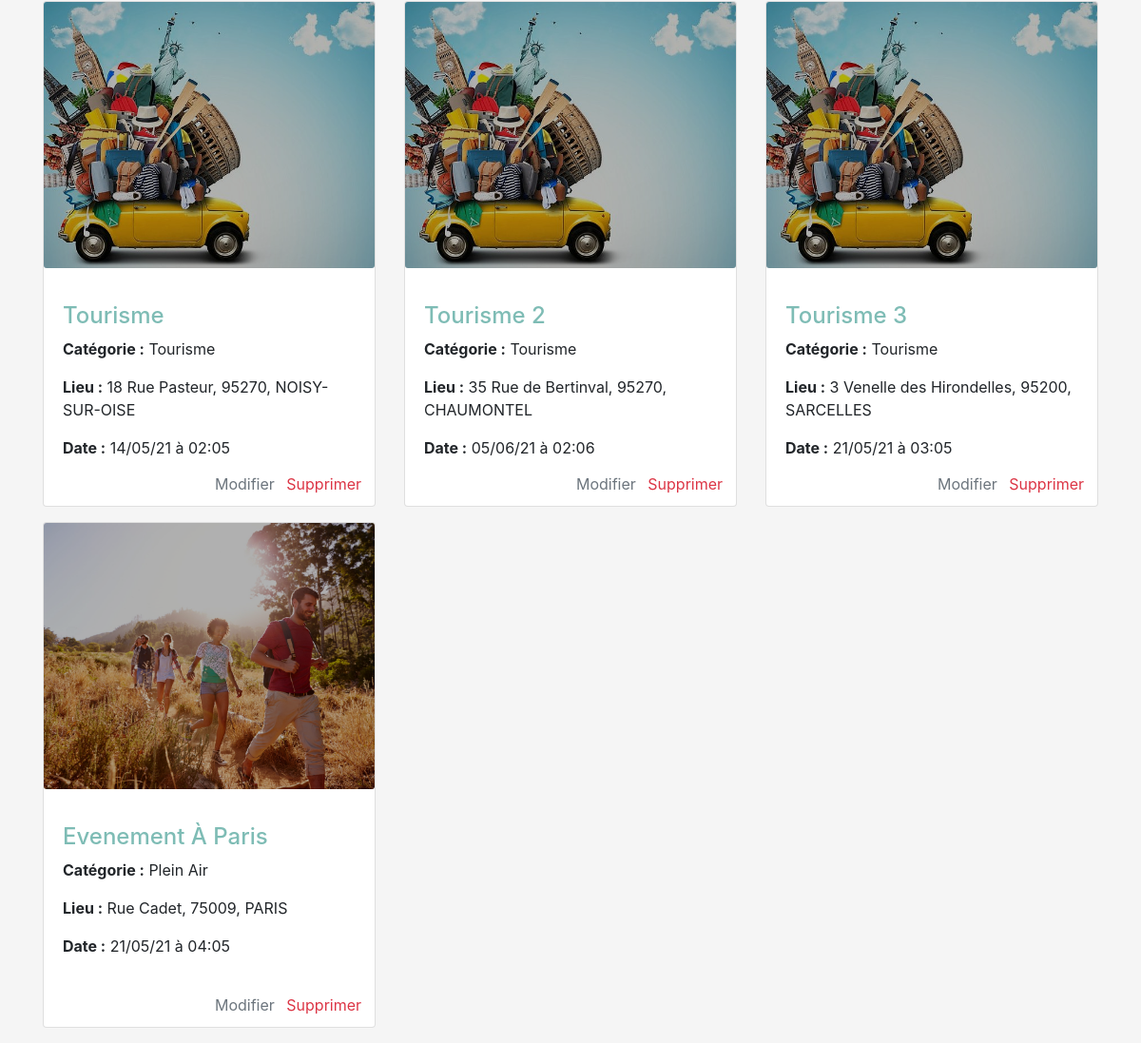
Before: /profil/evenements (signed in, lower part) with the older database file.
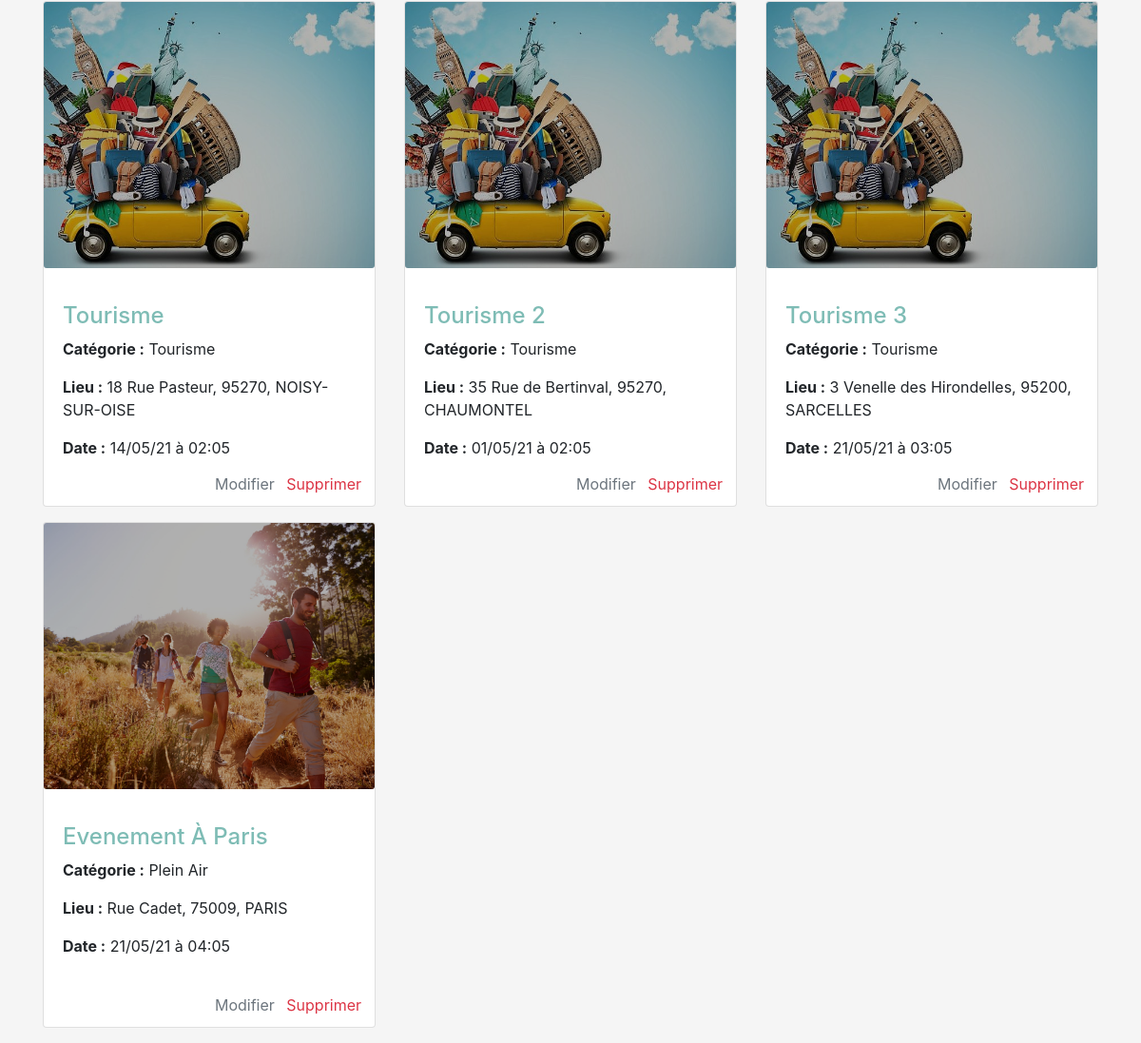
After: the same page with the newer database file.
### events/models.py (models this page shows, shortened)
class Event(models.Model):
    PARTY_CATEGORY = 'soiree'
    GAME_CATEGORY = 'jeux'
    TOURISM_CATEGORY = 'tourisme'
    AREA_CATEGORY = 'plein air'
    CATEGORY_CHOICES = (
        (PARTY_CATEGORY, 'soiree'),
        (GAME_CATEGORY, 'jeux'),
        (TOURISM_CATEGORY, 'tourisme'),
        (AREA_CATEGORY, 'plein air')
    )
    person = models.ForeignKey('persons.Person', on_delete=models.CASCADE)
    title = models.CharField('titre', max_length=150)
    description = models.TextField('description')
    address = models.CharField('adresse', max_length=100)
    zip_code = models.IntegerField('code postal')
    city = models.CharField('ville', max_length=50)
    category = models.CharField('categorie', choices=CATEGORY_CHOICES, max_length=20)
    created_at = models.DateTimeField('crée à', auto_now=True)
    event_date = models.DateTimeField('date evenement', auto_now=False)
    coordonate_x = models.CharField('coordonnée X',max_length=10 ,null=True, blank=True)
    coordonate_y = models.CharField('coordonnée Y',max_length=10 , null=True, blank=True)

### events/views/events.py (the view)
# urls.py: path('profil/evenements', ProfileEventDetailsView.as_view(), name='profil-events'),
class ProfileEventDetailsView(PersonView):
    def get(self, request):
        user = request.user
        events = get_events_by_user(user)
        person = get_person_by_user(user)
        context = {
            'user': user,
            'events': events,
            'person': person,
            'navigation_items': navigation.navigation_items(navigation.NAV_HOME),
        }
        return render(request, 'persons/events/my_events_details.html', context)

### events/models_helpers.py (called while the page is built)
def get_person_by_user(user):
    return Person.objects.get(user=user)

def get_events_by_user(user):
    return Event.objects.filter(person__user=user)

### events/navigation.py (called while the page is built)
def navigation_items(selected_item=None):
    items = []
    for name, shortcut in NAV_ITEMS:
        items.append({
            'name': name,
            'url': reverse(shortcut),
            'active': True if selected_item == name else False,
        })
    return items

### events/templates/persons/events/my_events_details.html (shortened to what this page needs)
{% extends 'persons/base_navbar.html' %}
{% load bootstrap4 %}
{% load static %}
{% block content %}
    <div class="row mb-3">
        <div class="col">
            <div class="row">
                <div class="col mt-3">
                    <div class="row d-flex">
                        {% for event in events %}
                            <div class="col-md-4">
                                <div class="card mt-3">
                                    {% with 'assets/category/'|add:event.category|add:'.jpeg' as category %}
                                        <img src="{% static category %}" class="card-img category-img">
                                    {% endwith %}
                                    <div class="card-body">
                                        <div class="d-flex">
                                            <p class="text-left"><a href="{% url 'description-event' event.pk %}"><h4
                                                    class="mt-3">{{ event.title|title }}</h4></a></p>
                                        </div>
                                        <p class="card-text"><b>Catégorie :</b> {{ event.category|title }}</p>
                                        <p class="card-text"><b>Lieu
                                            :</b> {{ event.address }}, {{ event.zip_code }}, {{ event.city }}</p>
                                        <p class="card-text"><b>Date :</b> {{ event.event_date|date:'d/m/y à h:m' }}</p>
                                        <div class="action-card">
                                            <a href="{% url 'edit-event' event.pk %}"
                                               class="text-muted mr-2">Modifier</a>
                                            <a href="{% url 'delete-event' event.pk %}" class="text-danger"
                                               data-toggle="modal"
                                               data-target="#close_modal{{ event.pk }}">Supprimer</a>
                                            </div>
                                    </div>
                                </div>
                            </div>
                        {% empty %}
                            <p>Il n'y a pas d'évenements pour le moment</p>
                        {% endfor %}
                    </div>
                </div>
            </div>
        </div>
    </div>
{% endblock %}

Changed rows visible on the page:
changed Event "35 Rue de Bertinval": event_date "05/06/21 à 02:06" → "01/05/21 à 02:05"
